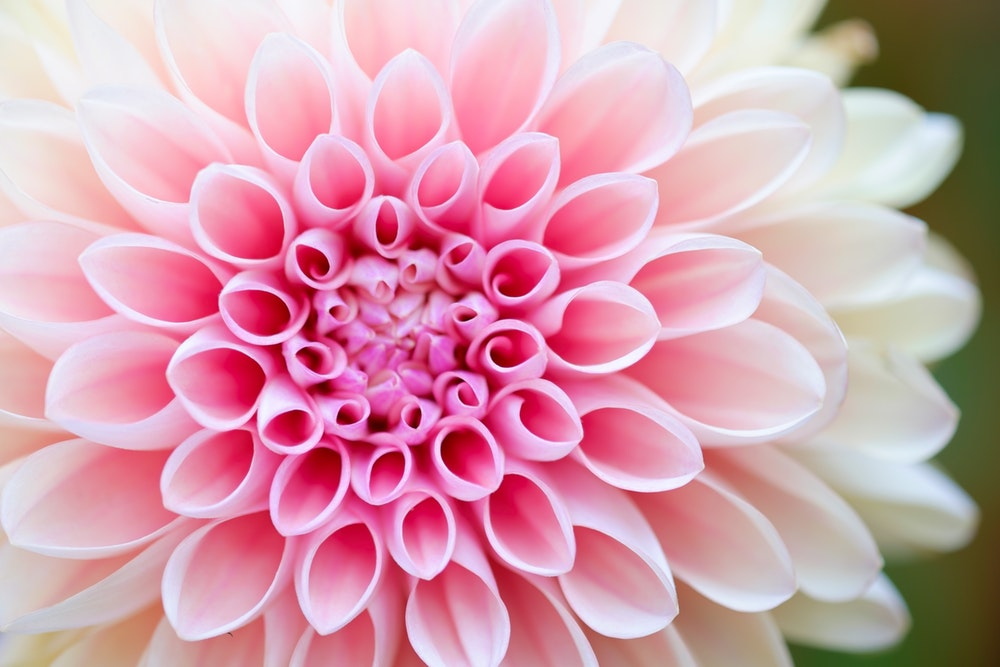
#> input picture flower.jpeg, 1000 x 667 px
$ python image_transform.py
#> lines starting #> are read from the running program, lines starting #| are printed output that depends on the picture
from PIL import Image

my_image= Image.open("flower.jpeg")
#> my_image is the input picture: PIL image 1000x667 RGB; mean R, G, B 212.3, 158.7, 173.2
image_pixels = my_image.load()
width, height= my_image.size
#> width = 1000; height = 667
for i in range(0,width):
    for m in range(0,height):
        current_pixel=image_pixels[i,m]
        blue_components=current_pixel[0]
        green_components=current_pixel[1]
        red_components=current_pixel[2]
        gray_value=(int)(0.07*blue_components+0.72*green_components+0.21*red_components)
        new_value =(gray_value, gray_value, gray_value,255)
        if(gray_value <50):
            new_value= (176,138,226)
        elif(gray_value <100):
            new_value= (0,31,59,255)
        elif(gray_value <200):
            new_value= (215,30,1,255)
        image_pixels[i,m]= new_value


my_image.show()
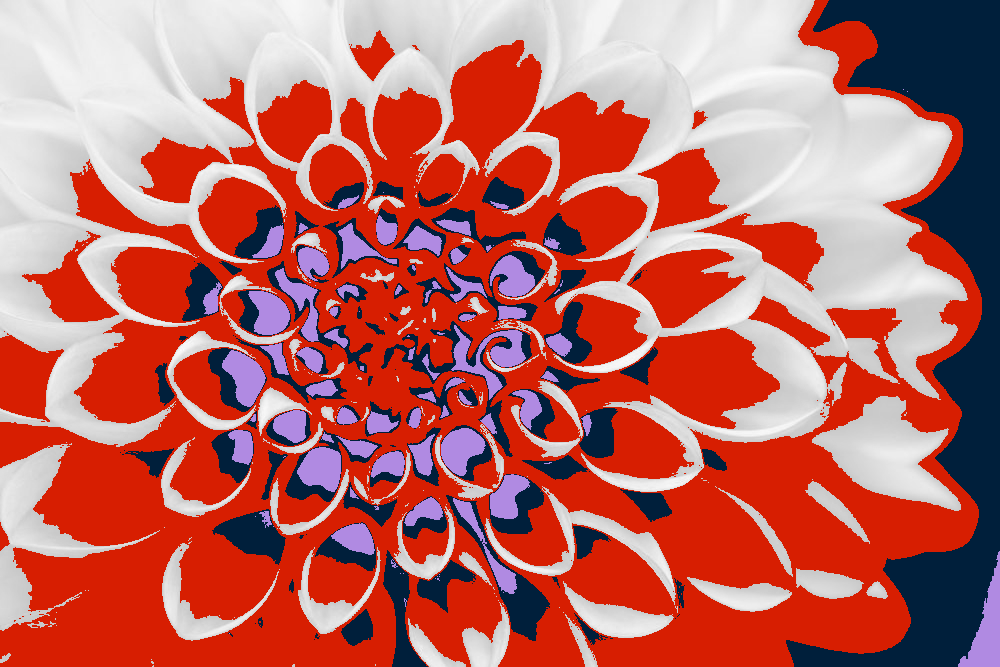
#> shown: PIL image 1000x667 RGB; mean R, G, B 186.6, 104.9, 99.2

$ run again, with coloredimage.png saved as flower.jpeg
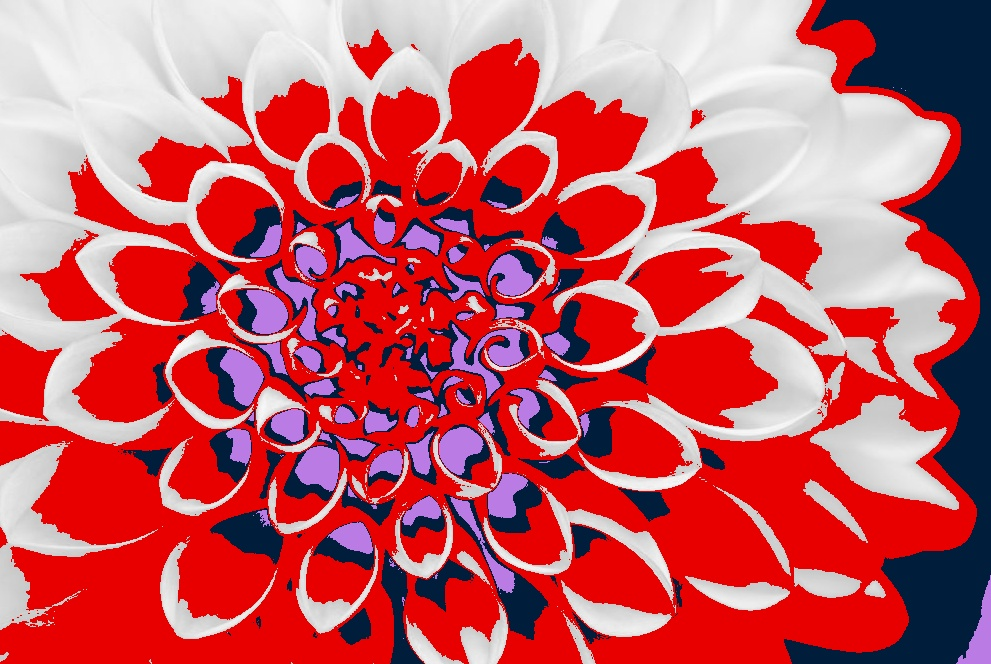
#> input picture coloredimage.png, 991 x 664 px
#> my_image is the input picture: PIL image 991x664 RGB; mean R, G, B 195.6, 90.9, 99.3
#> `my_image.show()`:
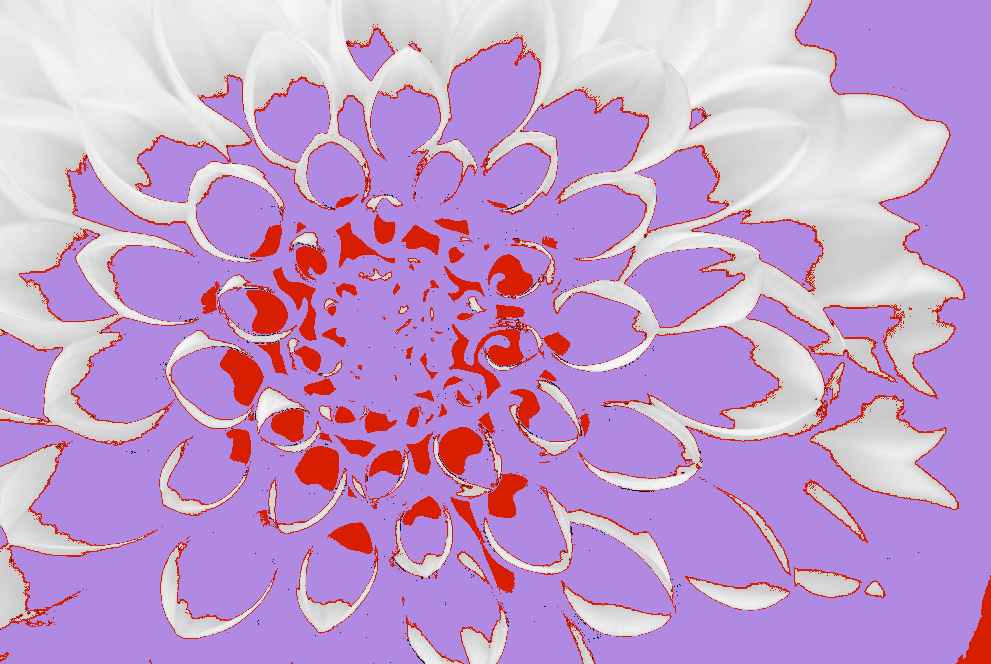
#> shown: PIL image 991x664 RGB; mean R, G, B 194.1, 157.7, 206.9
